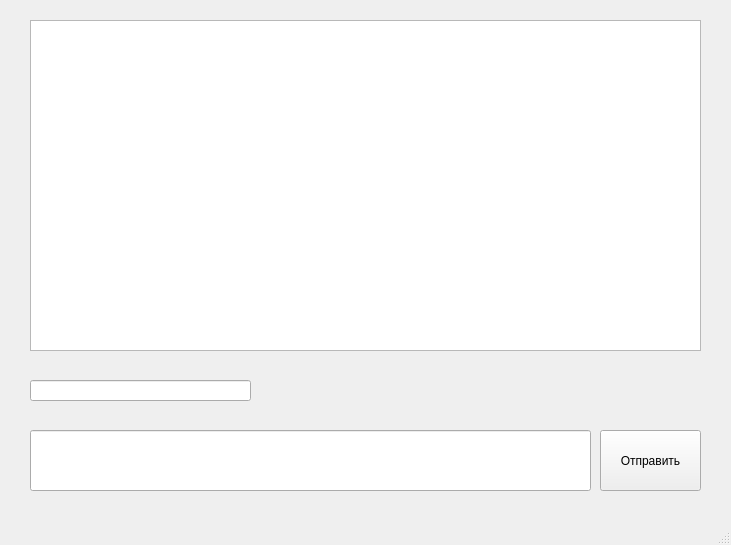
<?xml version="1.0" encoding="UTF-8"?>
<ui version="4.0">
 <class>MainWindow</class>
 <widget class="QMainWindow" name="MainWindow">
  <property name="geometry">
   <rect>
    <x>0</x>
    <y>0</y>
    <width>731</width>
    <height>545</height>
   </rect>
  </property>
  <property name="windowTitle">
   <string>PyQtClient</string>
  </property>
  <widget class="QWidget" name="centralwidget">
   <widget class="QPushButton" name="pushButton">
    <property name="geometry">
     <rect>
      <x>600</x>
      <y>430</y>
      <width>101</width>
      <height>61</height>
     </rect>
    </property>
    <property name="text">
     <string>Отправить</string>
    </property>
   </widget>
   <widget class="QLineEdit" name="lineEdit1">
    <property name="geometry">
     <rect>
      <x>30</x>
      <y>380</y>
      <width>221</width>
      <height>21</height>
     </rect>
    </property>
   </widget>
   <widget class="QLineEdit" name="lineEdit2">
    <property name="geometry">
     <rect>
      <x>30</x>
      <y>430</y>
      <width>561</width>
      <height>61</height>
     </rect>
    </property>
   </widget>
   <widget class="QListWidget" name="listWidget">
    <property name="geometry">
     <rect>
      <x>30</x>
      <y>20</y>
      <width>671</width>
      <height>331</height>
     </rect>
    </property>
   </widget>
  </widget>
  <widget class="QStatusBar" name="statusbar"/>
 </widget>
 <resources/>
 <connections/>
</ui>
